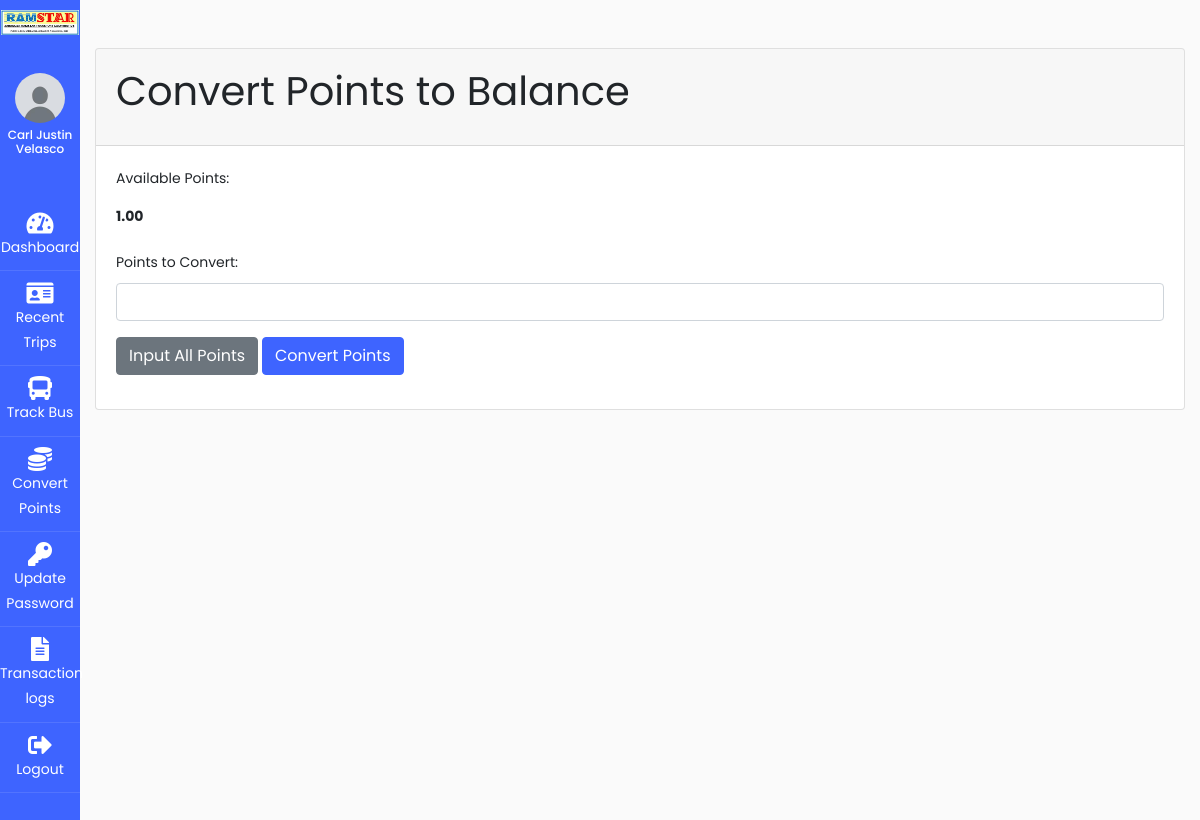
The app's page /users/convert_points.php (signed in), older data.
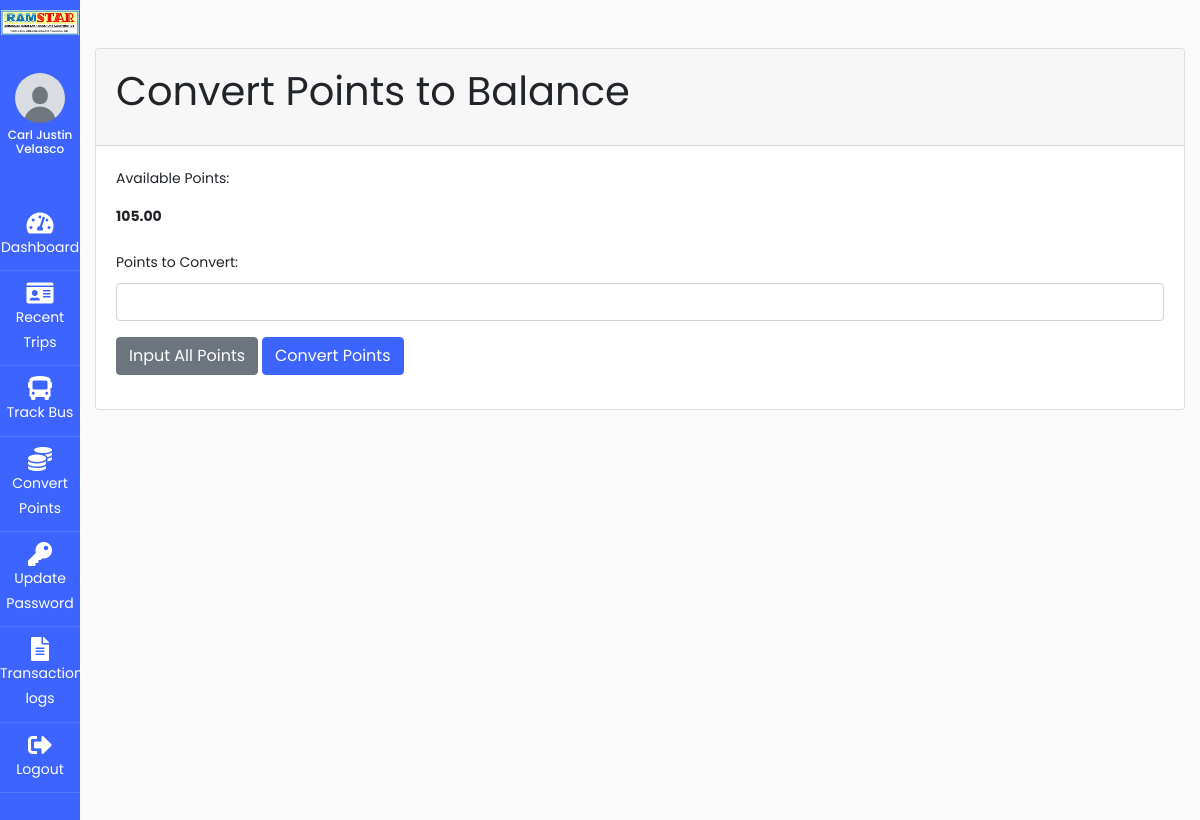
The same page, newer data.
### tables this page shows
CREATE TABLE `useracc` (
  `id` int(11) UNSIGNED NOT NULL,
  `account_number` varchar(50) NOT NULL,
  `firstname` varchar(100) NOT NULL,
  `profile_picture` varchar(255) DEFAULT NULL,
  `lastname` varchar(100) NOT NULL,
  `middlename` varchar(100) NOT NULL,
  `suffix` varchar(10) DEFAULT NULL,
  `birthday` date NOT NULL,
  `age` int(11) NOT NULL,
  `gender` enum('Male','Female','Other') NOT NULL,
  `email` varchar(100) NOT NULL,
  `contactnumber` varchar(15) NOT NULL,
  `province` varchar(250) NOT NULL,
  `municipality` varchar(250) NOT NULL,
  `barangay` varchar(250) NOT NULL,
  `address` varchar(255) NOT NULL,
  `password` varchar(255) NOT NULL,
  `balance` decimal(10,2) DEFAULT 0.00,
  `role` enum('User','Admin','Cashier') DEFAULT 'User',
  `created_at` timestamp NOT NULL DEFAULT current_timestamp(),
  `is_activated` tinyint(1) DEFAULT 0,
  `id_type` varchar(50) NOT NULL,
  `id_file` varchar(255) NOT NULL,
  `points` decimal(10,2) DEFAULT 0.00
);

### users/convert_points.php (the view, shortened to what this page needs)
<?php
include '../config/connection.php';
$accountNumber = $_SESSION['account_number'];
$stmt = $conn->prepare("SELECT points FROM useracc WHERE account_number = ?");
$stmt->bind_param("s", $accountNumber);
$stmt->execute();
$result = $stmt->get_result();
$user = $result->fetch_assoc();
$availablePoints = $user['points'];
?>
<!DOCTYPE html>
<html lang="en">
<head>
    <link href="https://cdn.jsdelivr.net/npm/bootstrap@5.3.3/dist/css/bootstrap.min.css" rel="stylesheet">
    <link rel="stylesheet" href="https://stackpath.bootstrapcdn.com/font-awesome/4.7.0/css/font-awesome.min.css">
    <link rel="stylesheet" href="https://cdnjs.cloudflare.com/ajax/libs/font-awesome/5.15.4/css/all.min.css">
    <link rel="stylesheet" href="../css/style.css">
</head>
<body>
    <div class="container mt-5">
        <div class="card">
            <div class="card-header">
                <h1 class="card-title">Convert Points to Balance</h1>
            </div>
            <div class="card-body">
                <form id="convertPointsForm">
                    <div class="mb-3">
                        <label class="form-label">Available Points:</label>
                        <p class="form-control-plaintext fw-bold">
                            <?php echo htmlspecialchars($availablePoints); ?>
                        </p>
                    </div>
                    <div class="mb-3">
                        <label for="points" class="form-label">Points to Convert:</label>
                        <input type="number" class="form-control" name="points" id="points" min="1"
                            max="<?php echo htmlspecialchars($availablePoints); ?>" required>
                    </div>
                    <button type="button" class="btn btn-secondary" onclick="inputAllPoints()">Input All Points</button>
                    <button type="button" class="btn btn-primary" onclick="confirmConversion()">Convert Points</button>
                </form>
            </div>
        </div>
    </div>
</body>
</html>

Row changes from the older to the newer data that the page shows:
changed useracc: points "1.00" → "105.00"
